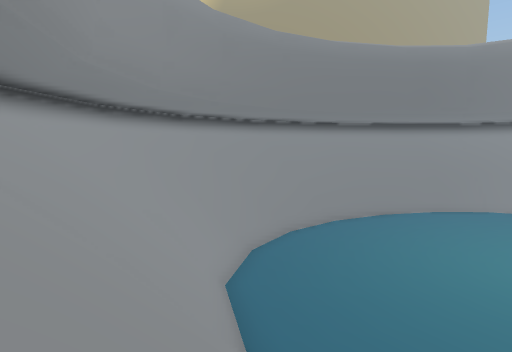
View 1 (above)

17 first-person views from a walk through a 3-D level made in the Unity game engine. The camera is 1.4 m above the floor, tilts 6° down and sees 85° across. The floor is counted in squares, 2 m on a side. Each view is taken from the middle of a square. On the plan, view 1 faces up. The plan holds only what a view shows up to about 9 squares ahead; the rest is blank. The place goes on beyond the plan. The player is left out.

View 2
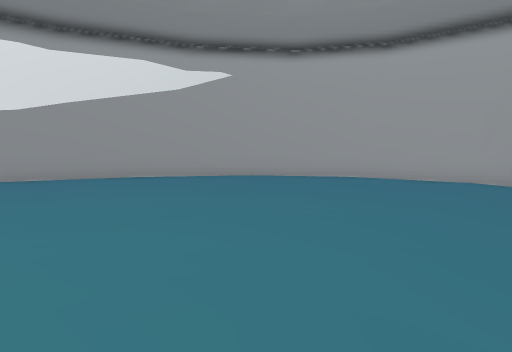

View 3
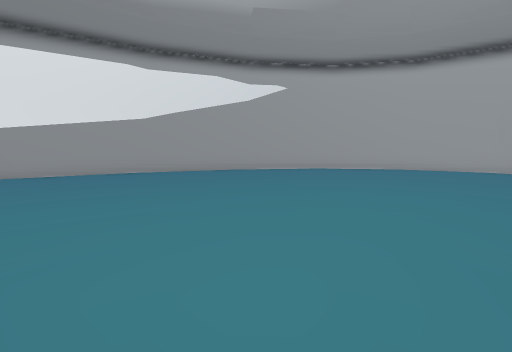

View 4
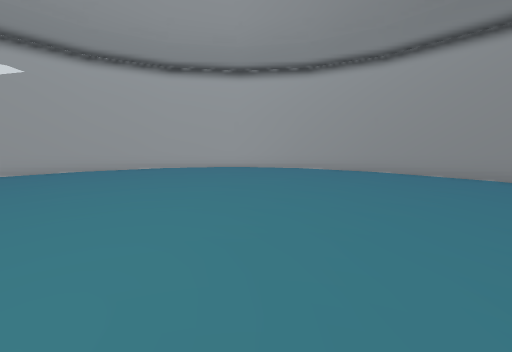

View 5
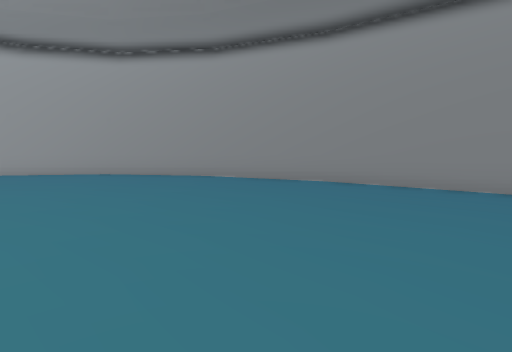

View 6
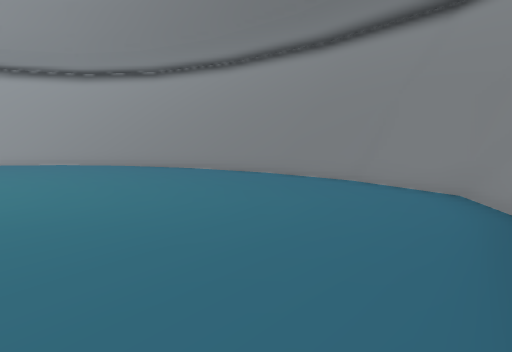

View 7
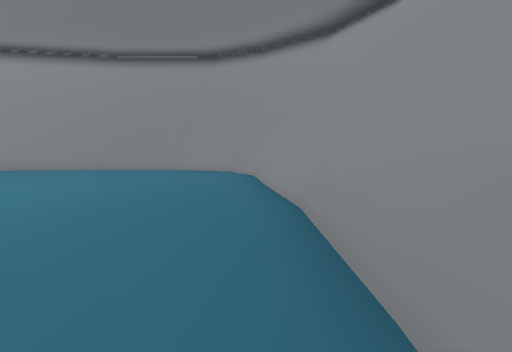

View 8
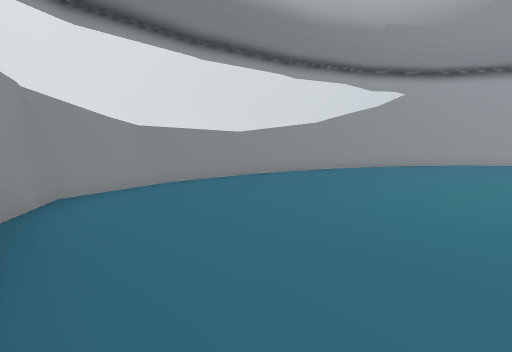

View 9
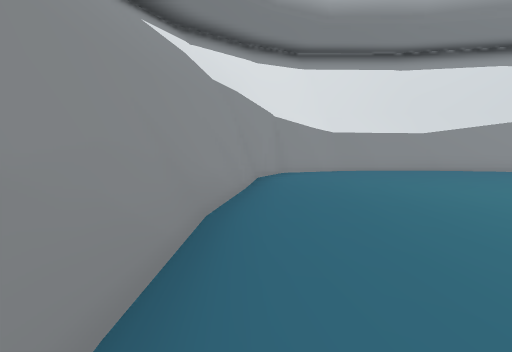

View 10
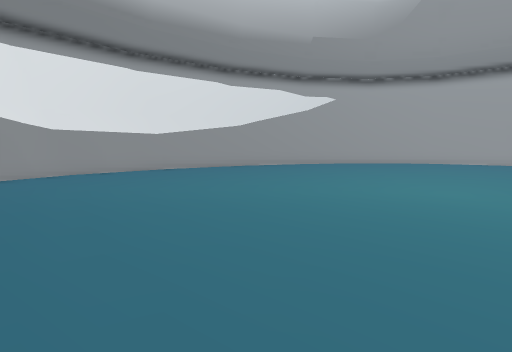

View 11
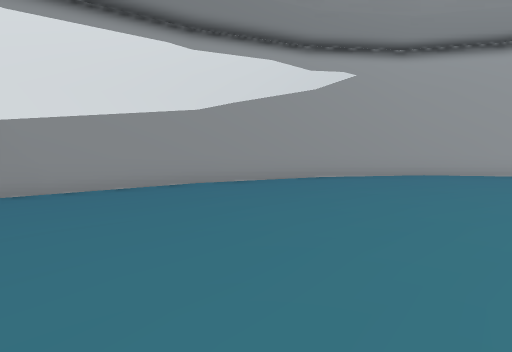

View 12
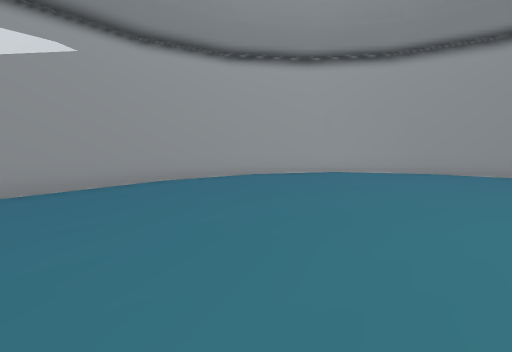

View 13
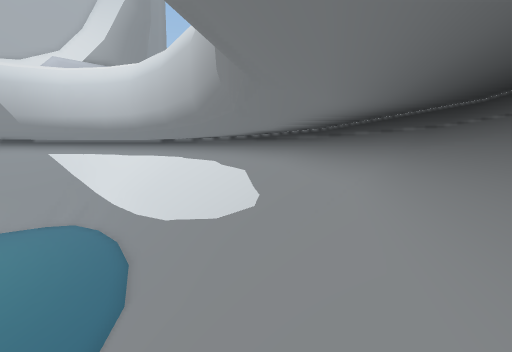

View 14
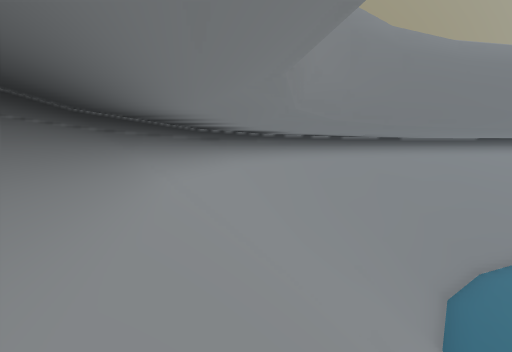

View 15
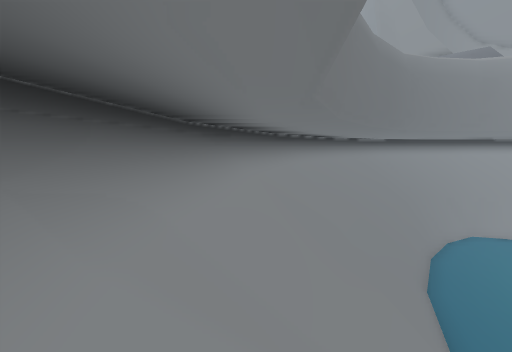

View 16
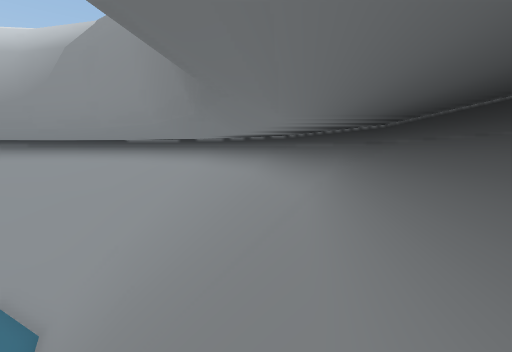

View 17
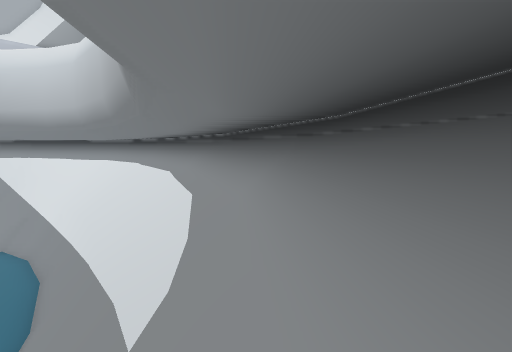

### Floor plan
Key: @ floor where view 1 was taken; # wall or solid block; . floor; / step, stairs or slope; = window, fence, low wall or low ledge; v drop or lower ground.
Columns run from 5 left of view 1 to 15 right of it. Each row starts with its distance up from view 1.
 16       ####==
 15     ###=//##
 14    ##/////v########
 13   ##////v###=.....##
 12  ##///v###.........##
 11 ##////##...........##
 10 #=/////.............#
  9 #/////..............#
  8 #////...............#
  7 #////...............#
  6 =////...............#
  5 #////...............#
  4 #/////..............#
  3  ///==..............#
  2  #////=............##
  1  #=//=##...........##
  0  ##//@/v##=........#
 -1   ##=///vv####===###
 -2    ###////########
 -3      ###=/vv#
 -4        ######

Where each view was taken, in squares from view 1:
view 1: 0 up, 0 right, facing up
view 2: 7 up, 6 right, facing down-left
view 3: 7 up, 9 right, facing down-left
view 4: 7 up, 9 right, facing left
view 5: 8 up, 9 right, facing up-left
view 6: 8 up, 14 right, facing up-left
view 7: 5 up, 14 right, facing up
view 8: 4 up, 14 right, facing down-left
view 9: 7 up, 14 right, facing down
view 10: 7 up, 13 right, facing down-left
view 11: 4 up, 9 right, facing down-left
view 12: 4 up, 7 right, facing left
view 13: 3 up, 4 left, facing down-right
view 14: 3 up, 4 left, facing up
view 15: 11 up, 3 left, facing up-right
view 16: 14 up, 0 right, facing down-left
view 17: 0 up, 2 left, facing down-right
